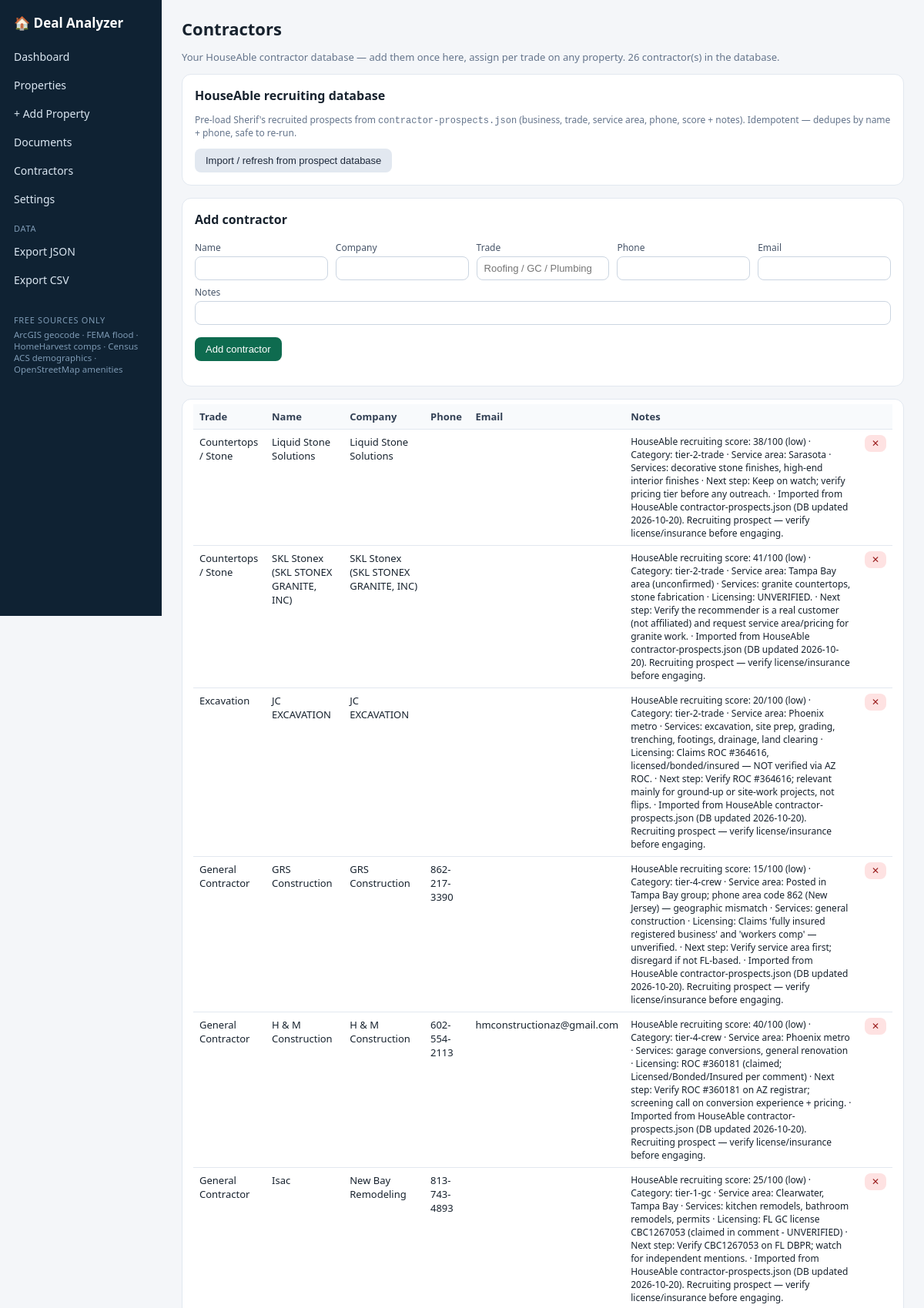
/contractors (upper part), run on the app's committed database.
### tables this page shows
CREATE TABLE contractors(id INTEGER PRIMARY KEY, name TEXT, company TEXT, trade TEXT,
 phone TEXT, email TEXT, notes TEXT);

### app.py (the view, shortened to what this page needs)
@app.route("/contractors", methods=["GET", "POST"])
def contractors_page():
    rows = db().execute("SELECT * FROM contractors ORDER BY trade, name").fetchall()
    return render_template("contractors.html", rows=rows)

### app.py (called while the page is built)
def db():
    if "db" not in g:
        g.db = sqlite3.connect(DB_PATH, timeout=30)
        g.db.row_factory = sqlite3.Row
        g.db.execute("PRAGMA foreign_keys=ON")
        g.db.execute("PRAGMA journal_mode=WAL")
    return g.db

@app.teardown_appcontext
def _close(_e):
    d = g.pop("db", None)
    if d: d.close()

### templates/contractors.html
{% extends "base.html" %}{% block body %}
<h1>Contractors</h1><p class="muted">Your HouseAble contractor database — add them once here, assign per trade on any property. {{ rows|length }} contractor(s) in the database.</p>
<div class="card"><h2>HouseAble recruiting database</h2>
<p class="muted small">Pre-load Sherif's recruited prospects from <code>contractor-prospects.json</code> (business, trade, service area, phone, score + notes). Idempotent — dedupes by name + phone, safe to re-run.</p>
<form method="post" action="{{ url_for('do_import_contractors') }}"><button class="btn sec">Import / refresh from prospect database</button></form></div>
<div class="card"><h2>Add contractor</h2><form method="post"><div class="rowflex">
<div><label>Name</label><input name="name" required></div><div><label>Company</label><input name="company"></div>
<div><label>Trade</label><input name="trade" placeholder="Roofing / GC / Plumbing"></div>
<div><label>Phone</label><input name="phone"></div><div><label>Email</label><input name="email"></div></div>
<label>Notes</label><input name="notes"><p><button class="btn">Add contractor</button></p></form></div>
<div class="card" style="padding:6px 14px"><table><tr><th>Trade</th><th>Name</th><th>Company</th><th>Phone</th><th>Email</th><th>Notes</th><th></th></tr>
{% for c in rows %}<tr><td>{{ c.trade }}</td><td>{{ c.name }}</td><td>{{ c.company or '' }}</td><td>{{ c.phone or '' }}</td><td>{{ c.email or '' }}</td><td class="small">{{ c.notes or '' }}</td>
<td><form method="post" action="{{ url_for('del_contractor', cid=c.id) }}"><button class="btn sm danger">✕</button></form></td></tr>
{% else %}<tr><td colspan="7" class="muted">No contractors yet.</td></tr>{% endfor %}</table></div>
{% endblock %}

### static/style.css (style rules this page uses)
:root { --bg:#f4f6f9;--card:#fff;--ink:#17222e;--muted:#64748b;--line:#e2e8f0;--accent:#0e6b4f;--accent2:#2563eb; --green:#16a34a;--yellow:#d97706;--red:#dc2626;--gray:#94a3b8 }
* { box-sizing:border-box }
body { margin:0;font-family:system-ui,-apple-system,"Segoe UI",Roboto,sans-serif;background:var(--bg);color:var(--ink) }
h1 { font-size:22px;margin:0 0 4px }
h2 { font-size:16px;margin:0 0 10px }
.muted { color:var(--muted);font-size:13px }
.small { font-size:12px }
.card { background:var(--card);border:1px solid var(--line);border-radius:12px;padding:16px;margin-bottom:16px }
table { width:100%;border-collapse:collapse;font-size:13px }
th,td { padding:7px 8px;border-bottom:1px solid var(--line);text-align:left;vertical-align:top }
th { cursor:pointer;color:#334155;background:#f8fafc }
input,select,textarea { padding:7px 9px;border:1px solid #cbd5e1;border-radius:8px;font-size:13px;width:100% }
label { font-size:12px;color:#475569;display:block;margin:7px 0 3px }
.btn { background:var(--accent);color:#fff;border:0;padding:8px 14px;border-radius:8px;font-size:13px;cursor:pointer;display:inline-block }
.btn.sec { background:#e2e8f0;color:#1e293b }
.btn.sm { padding:4px 9px;font-size:12px }
.btn.danger { background:#fee2e2;color:#991b1b }
.rowflex { display:flex;gap:10px;flex-wrap:wrap;align-items:end }
.rowflex>div { flex:1;min-width:130px }

### data on the page
contractors: trade "Countertops / Stone", name "Liquid Stone Solutions", company "Liquid Stone Solutions", notes "HouseAble recruiting score: 38/100 (low) · Category: tier-2-trade · Service area: Sarasota · Services: decorative stone finishes, high-end interior finishes · Next step: Keep on watch; verify pricing tier before any outreach. · Imported from HouseAble contractor-prospects.json (DB updated 2026-10-20). Recruiting prospect — verify license/insurance before engaging."
contractors: trade "Countertops / Stone", name "SKL Stonex (SKL STONEX GRANITE, INC)", company "SKL Stonex (SKL STONEX GRANITE, INC)", notes "HouseAble recruiting score: 41/100 (low) · Category: tier-2-trade · Service area: Tampa Bay area (unconfirmed) · Services: granite countertops, stone fabrication · Licensing: UNVERIFIED. · Next step: Verify the recommender is a real customer (not affiliated) and request service area/pricing for granite work. · Imported from HouseAble contractor-prospects.json (DB updated 2026-10-20). Recruiting prospect — verify license/insurance before engaging."
contractors: trade "Excavation", name "JC EXCAVATION", company "JC EXCAVATION", notes "HouseAble recruiting score: 20/100 (low) · Category: tier-2-trade · Service area: Phoenix metro · Services: excavation, site prep, grading, trenching, footings, drainage, land clearing · Licensing: Claims ROC #364616, licensed/bonded/insured — NOT verified via AZ ROC. · Next step: Verify ROC #364616; relevant mainly for ground-up or site-work projects, not flips. · Imported from HouseAble contractor-prospects.json (DB updated 2026-10-20). Recruiting prospect — verify license/insurance before engaging."
contractors: trade "General Contractor", name "GRS Construction", company "GRS Construction", phone "862-217-3390", notes "HouseAble recruiting score: 15/100 (low) · Category: tier-4-crew · Service area: Posted in Tampa Bay group; phone area code 862 (New Jersey) — geographic mismatch · Services: general construction · Licensing: Claims 'fully insured registered business' and 'workers comp' — unverified. · Next step: Verify service area first; disregard if not FL-based. · Imported from HouseAble contractor-prospects.json (DB updated 2026-10-20). Recruiting prospect — verify license/insurance before engaging."
contractors: trade "General Contractor", name "H & M Construction", company "H & M Construction", phone "602-554-2113", email "hmconstructionaz@gmail.com", notes "HouseAble recruiting score: 40/100 (low) · Category: tier-4-crew · Service area: Phoenix metro · Services: garage conversions, general renovation · Licensing: ROC #360181 (claimed; Licensed/Bonded/Insured per comment) · Next step: Verify ROC #360181 on AZ registrar; screening call on conversion experience + pricing. · Imported from HouseAble contractor-prospects.json (DB updated 2026-10-20). Recruiting prospect — verify license/insurance before engaging."
contractors: trade "General Contractor", name "Isac", company "New Bay Remodeling", phone "813-743-4893", notes "HouseAble recruiting score: 25/100 (low) · Category: tier-1-gc · Service area: Clearwater, Tampa Bay · Services: kitchen remodels, bathroom remodels, permits · Licensing: FL GC license CBC1267053 (claimed in comment - UNVERIFIED) · Next step: Verify CBC1267053 on FL DBPR; watch for independent mentions. · Imported from HouseAble contractor-prospects.json (DB updated 2026-10-20). Recruiting prospect — verify license/insurance before engaging."

### other printed values
{{ rows|length }} "26"
